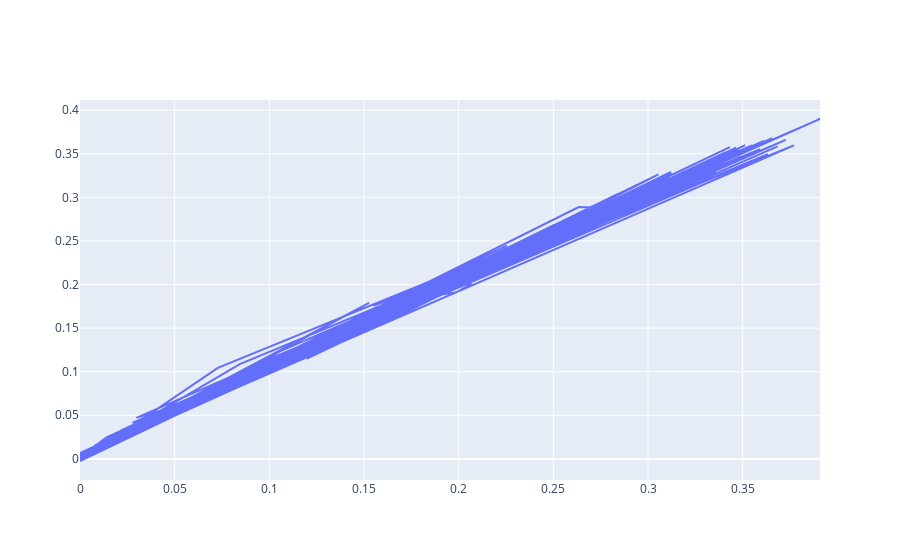

Here is the notebook cell this chart was saved with:
### Code cell
go.Figure(go.Scatter(x=y, y=model.predict(X)))

### Figure 1 — Plotly figure (JSON) as saved in the notebook; plotly's stock layout.template omitted (floating-point values rounded to 4 significant figures; data arrays with more than 128 entries replaced by an {"elided": "..."} marker saying what was removed)
{"data": [{"type": "scatter", "x": {"elided": "1000 float values"}, "y": {"elided": "1000 float values"}}], "layout": {"autosize": true, "xaxis": {"autorange": true, "range": [7.858e-09, 0.3908], "type": "linear"}, "yaxis": {"autorange": true, "range": [-0.02423, 0.4117], "type": "linear"}}}
